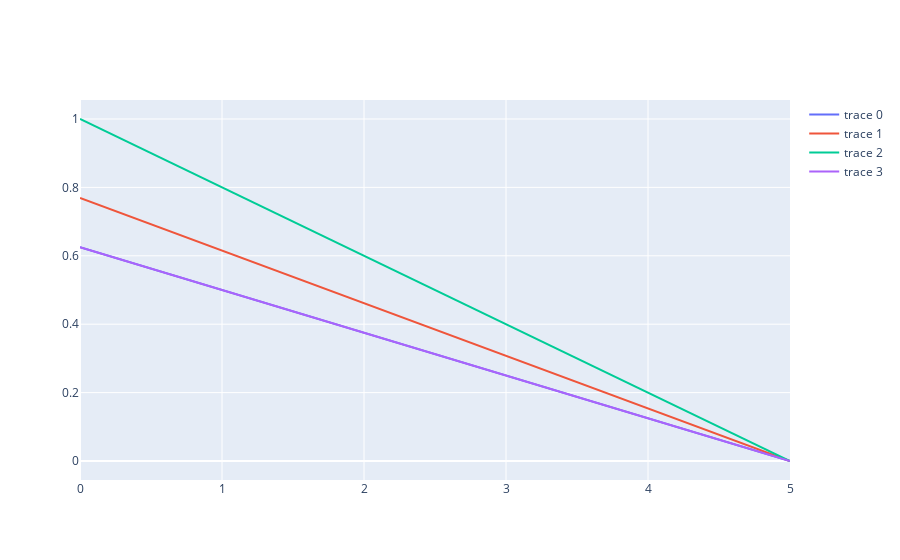

Notebook source saved alongside this figure:
### Code cell
x = np.linspace(0, 5)
y = lambda e0, e1: 1 / (1 + np.exp(np.log(e0 / e1)))
import matplotlib.pyplot as plt
%matplotlib notebook

c = 3
fig = go.Figure()
fig.add_trace(go.Line(x = x, y = y(x + c, x[::-1])))
# fig.add_trace(go.Line(x = x, y = y(x[::-1], x + c)))
fig.add_trace(go.Line(x = x, y = y(2 * x + c, 2 * x[::-1])))
fig.add_trace(go.Line(x = x, y = y(2 * x, 2 * x[::-1])))
fig.add_trace(go.Line(x = x, y = y(2 * x + 2 * c, 2 * x[::-1])))
fig.show()
